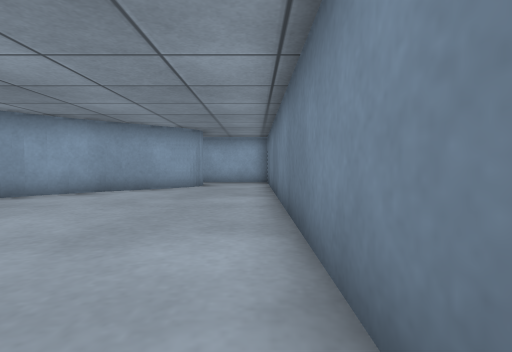
view 1 (above)

12 first-person views from a walk through a robot-simulator world made for Gazebo. The camera is 0.15 m above the floor, tilts 2° down and sees 80° across. The floor is counted in squares, 0.2 m on a side. Each view is taken from the middle of a square. On the plan, view 1 faces up. The plan holds only what a view shows up to about 10 squares ahead; the rest is blank.

view 2
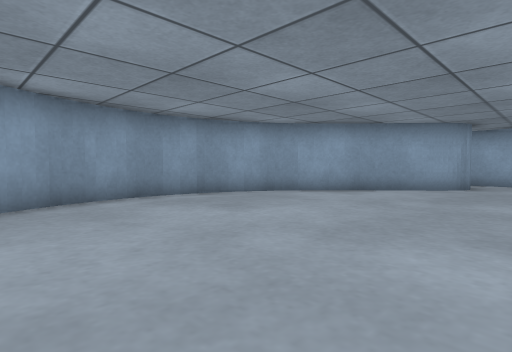

view 3
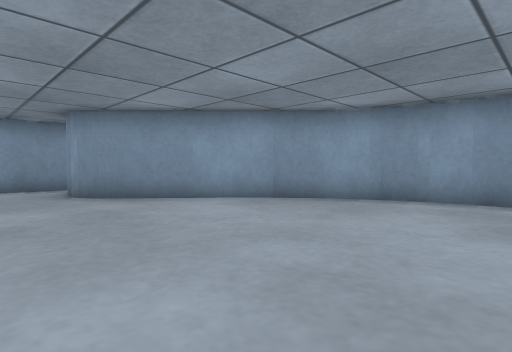

view 4
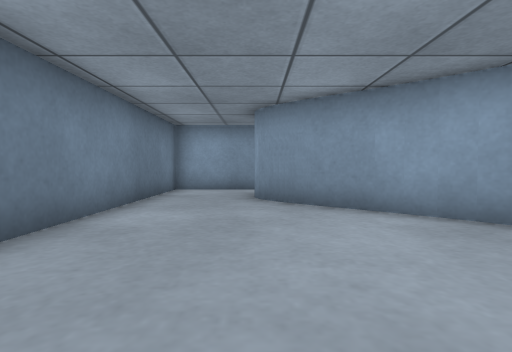

view 5
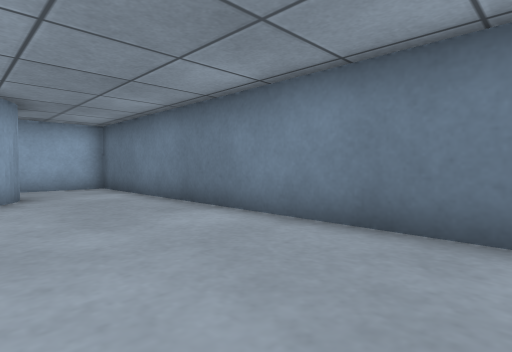

view 6
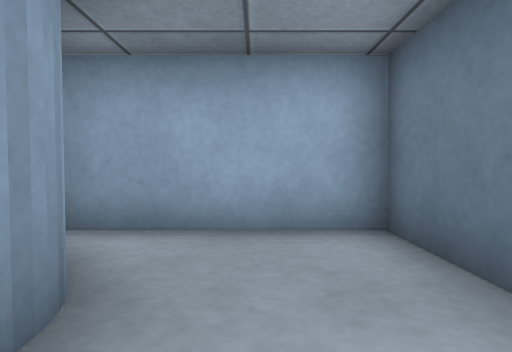

view 7
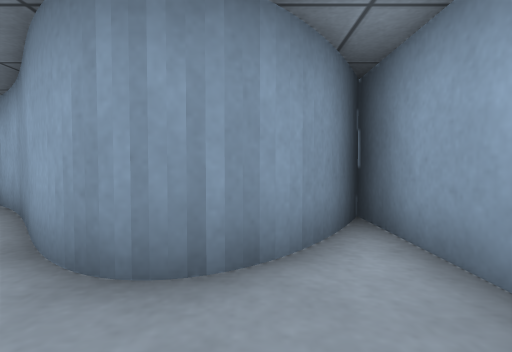

view 8
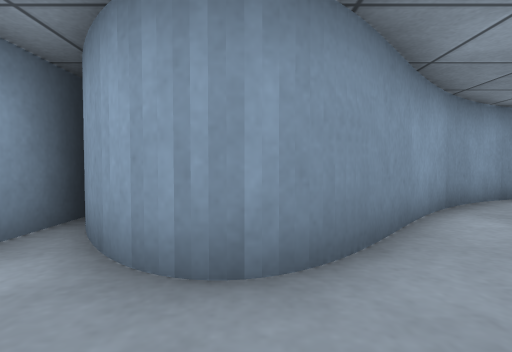

view 9
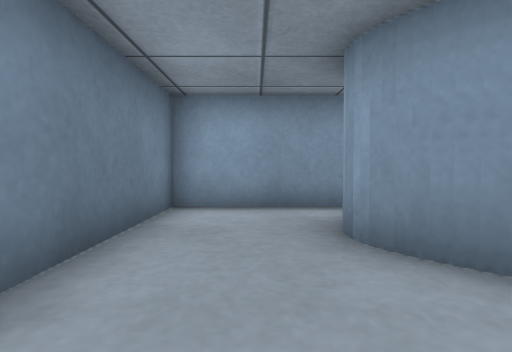

view 10
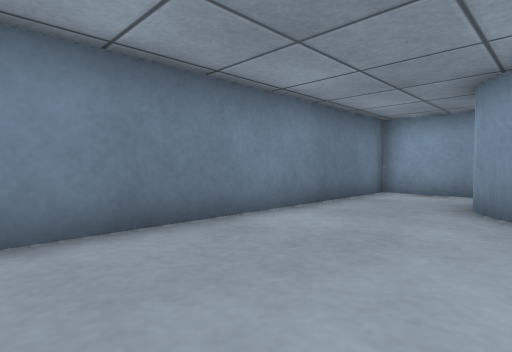

view 11
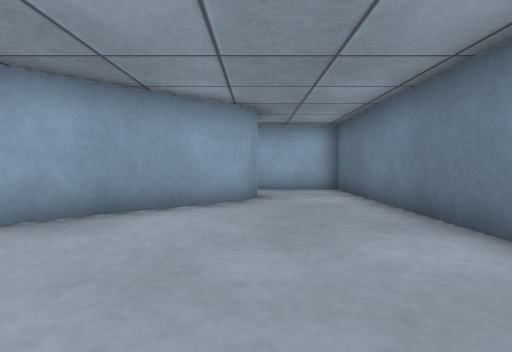

view 12
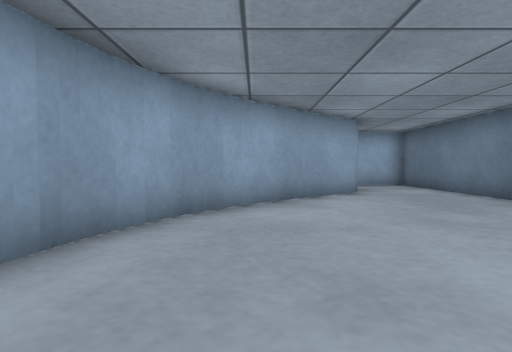

### Floor plan
Points are (right, up) in squares from view 1. A wall is a line through its corners. A room is listed if a view was taken in it or the views show most of it. See-through windows are left out.
Room 1 (views 1, 2, 3, 4, 5, 6, 7, 8, 9, 10, 11, 12)
walls: (-6.2, 6.4) (-6.5, 5.7); (-6.5, 5.8) (-6.8, 5); (-6.8, 5.2) (-7, 3.9); (-5.5, 7.5) (-6, 6.8) (-6.3, 6.3); (-7, 3.8) (-6.9, 2.5); (-4.9, 8.1) (-5.6, 7.3); (-7, 2.6) (-6.8, 1.9); (-6.8, 2) (-6.4, 0.8); (-6.4, 0.9) (-6, 0.2); (-5.9, 0) (-5.3, -0.7) (-3.1, -2.9); (-4.5, -1.2) (-4.1, -1.6); (-2.4, 10.3) (-5.1, 8.1); (-3, -2.7) (-2.3, -3.5) (-2, -3.9); (-2.6, 12.4) (-2.3, 12); (-2.9, 12.6) (-2.5, 12.2); (-2.1, -4.7) (-2.4, -5.1); (-2.2, -5) (-2.6, -5.3); (-3.5, 13) (-2.8, 12.5); (-2.5, -5.2) (-2.8, -5.5) (-3.5, -6); (-4, -6.5) (0.5, -6.5) (0.5, 13.5) (-4.5, 13.5) (-3.4, 12.9)

Positions as (right, up) in squares from view 1, and headings:
1: (0, 0), facing up
2: (0, 0), facing up-left
3: (0, 4), facing down-left
4: (-2, 3), facing down
5: (-3, 3), facing up-right
6: (-1, 10), facing up
7: (0, 12), facing left
8: (0, -4), facing left
9: (-1, -1), facing down
10: (-3, 2), facing down-right
11: (-2, 4), facing up
12: (-5, 2), facing up
